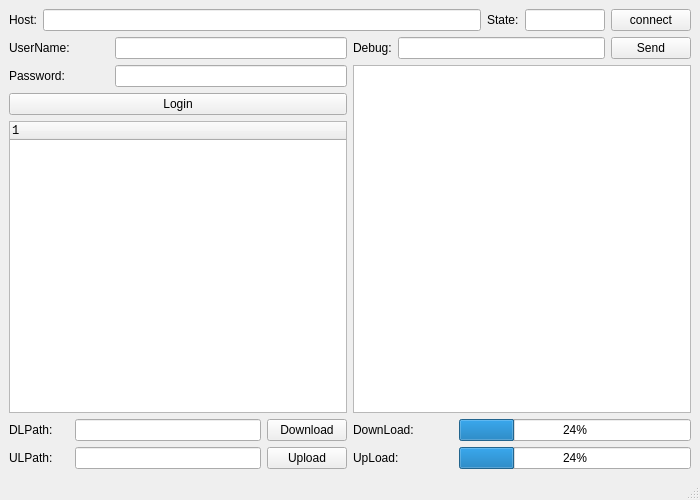
<?xml version="1.0" encoding="UTF-8"?>
<ui version="4.0">
 <class>PDFS_Client</class>
 <widget class="QMainWindow" name="PDFS_Client">
  <property name="geometry">
   <rect>
    <x>0</x>
    <y>0</y>
    <width>700</width>
    <height>500</height>
   </rect>
  </property>
  <property name="sizePolicy">
   <sizepolicy hsizetype="Expanding" vsizetype="Expanding">
    <horstretch>0</horstretch>
    <verstretch>0</verstretch>
   </sizepolicy>
  </property>
  <property name="windowTitle">
   <string>PDFS_Client</string>
  </property>
  <widget class="QWidget" name="centralwidget">
   <property name="minimumSize">
    <size>
     <width>700</width>
     <height>450</height>
    </size>
   </property>
   <layout class="QGridLayout" name="gridLayout">
    <item row="0" column="0">
     <layout class="QHBoxLayout" name="horizontalLayout_8">
      <item>
       <widget class="QLabel" name="SHost">
        <property name="text">
         <string>Host:</string>
        </property>
       </widget>
      </item>
      <item>
       <widget class="QLineEdit" name="ServerHost"/>
      </item>
      <item>
       <widget class="QLabel" name="SState">
        <property name="text">
         <string>State:</string>
        </property>
       </widget>
      </item>
      <item>
       <widget class="QLineEdit" name="ServerState">
        <property name="maximumSize">
         <size>
          <width>80</width>
          <height>16777215</height>
         </size>
        </property>
        <property name="readOnly">
         <bool>false</bool>
        </property>
       </widget>
      </item>
      <item>
       <widget class="QPushButton" name="ServerConnect">
        <property name="text">
         <string>connect</string>
        </property>
       </widget>
      </item>
     </layout>
    </item>
    <item row="1" column="0">
     <layout class="QHBoxLayout" name="horizontalLayout_7">
      <item>
       <layout class="QVBoxLayout" name="UserArea">
        <property name="sizeConstraint">
         <enum>QLayout::SetMinAndMaxSize</enum>
        </property>
        <property name="rightMargin">
         <number>0</number>
        </property>
        <property name="bottomMargin">
         <number>0</number>
        </property>
        <item>
         <layout class="QHBoxLayout" name="UserNameLayout">
          <item>
           <widget class="QLabel" name="UserNameLabel">
            <property name="minimumSize">
             <size>
              <width>100</width>
              <height>0</height>
             </size>
            </property>
            <property name="maximumSize">
             <size>
              <width>100</width>
              <height>16777215</height>
             </size>
            </property>
            <property name="text">
             <string>UserName:</string>
            </property>
           </widget>
          </item>
          <item>
           <widget class="QLineEdit" name="UserName"/>
          </item>
         </layout>
        </item>
        <item>
         <layout class="QHBoxLayout" name="PasswordLayout">
          <item>
           <widget class="QLabel" name="PasswordLabel">
            <property name="minimumSize">
             <size>
              <width>100</width>
              <height>0</height>
             </size>
            </property>
            <property name="maximumSize">
             <size>
              <width>100</width>
              <height>16777215</height>
             </size>
            </property>
            <property name="text">
             <string>Password:</string>
            </property>
           </widget>
          </item>
          <item>
           <widget class="QLineEdit" name="Password"/>
          </item>
         </layout>
        </item>
        <item>
         <widget class="QPushButton" name="Login">
          <property name="text">
           <string>Login</string>
          </property>
         </widget>
        </item>
        <item>
         <widget class="QTreeWidget" name="FileTree">
          <property name="font">
           <font>
            <family>Consolas</family>
           </font>
          </property>
          <column>
           <property name="text">
            <string notr="true">1</string>
           </property>
          </column>
         </widget>
        </item>
        <item>
         <layout class="QHBoxLayout" name="DLPathLayout">
          <item>
           <widget class="QLabel" name="DLPathLabel">
            <property name="minimumSize">
             <size>
              <width>60</width>
              <height>0</height>
             </size>
            </property>
            <property name="maximumSize">
             <size>
              <width>60</width>
              <height>16777215</height>
             </size>
            </property>
            <property name="text">
             <string>DLPath:</string>
            </property>
           </widget>
          </item>
          <item>
           <widget class="QLineEdit" name="DLPath"/>
          </item>
          <item>
           <widget class="QPushButton" name="Download">
            <property name="text">
             <string>Download</string>
            </property>
           </widget>
          </item>
         </layout>
        </item>
        <item>
         <layout class="QHBoxLayout" name="ULPathLayout">
          <item>
           <widget class="QLabel" name="ULPathLabel">
            <property name="minimumSize">
             <size>
              <width>60</width>
              <height>0</height>
             </size>
            </property>
            <property name="maximumSize">
             <size>
              <width>60</width>
              <height>16777215</height>
             </size>
            </property>
            <property name="text">
             <string>ULPath:</string>
            </property>
           </widget>
          </item>
          <item>
           <widget class="QLineEdit" name="ULPath"/>
          </item>
          <item>
           <widget class="QPushButton" name="UpLoad">
            <property name="text">
             <string>Upload</string>
            </property>
           </widget>
          </item>
         </layout>
        </item>
       </layout>
      </item>
      <item>
       <layout class="QVBoxLayout" name="DebugArea">
        <item>
         <layout class="QHBoxLayout" name="DebugLayout">
          <item>
           <widget class="QLabel" name="DebugLabel">
            <property name="text">
             <string>Debug:</string>
            </property>
           </widget>
          </item>
          <item>
           <widget class="QLineEdit" name="DebugCommand"/>
          </item>
          <item>
           <widget class="QPushButton" name="DebugSend">
            <property name="text">
             <string>Send</string>
            </property>
           </widget>
          </item>
         </layout>
        </item>
        <item>
         <widget class="QTextEdit" name="DebugInfo"/>
        </item>
        <item>
         <layout class="QHBoxLayout" name="DownLoadLayout">
          <item>
           <widget class="QLabel" name="DownloadLabel">
            <property name="minimumSize">
             <size>
              <width>100</width>
              <height>0</height>
             </size>
            </property>
            <property name="text">
             <string>DownLoad:</string>
            </property>
           </widget>
          </item>
          <item>
           <widget class="QProgressBar" name="DownloadProgress">
            <property name="value">
             <number>24</number>
            </property>
           </widget>
          </item>
         </layout>
        </item>
        <item>
         <layout class="QHBoxLayout" name="UploadLayout">
          <item>
           <widget class="QLabel" name="UploadLabel">
            <property name="minimumSize">
             <size>
              <width>100</width>
              <height>0</height>
             </size>
            </property>
            <property name="text">
             <string>UpLoad:</string>
            </property>
           </widget>
          </item>
          <item>
           <widget class="QProgressBar" name="UploadProgress">
            <property name="value">
             <number>24</number>
            </property>
           </widget>
          </item>
         </layout>
        </item>
       </layout>
      </item>
     </layout>
    </item>
   </layout>
  </widget>
  <widget class="QMenuBar" name="menubar">
   <property name="geometry">
    <rect>
     <x>0</x>
     <y>0</y>
     <width>700</width>
     <height>26</height>
    </rect>
   </property>
  </widget>
  <widget class="QStatusBar" name="statusbar"/>
 </widget>
 <tabstops>
  <tabstop>Login</tabstop>
  <tabstop>FileTree</tabstop>
  <tabstop>DebugCommand</tabstop>
  <tabstop>DebugSend</tabstop>
  <tabstop>DebugInfo</tabstop>
 </tabstops>
 <resources/>
 <connections/>
</ui>
